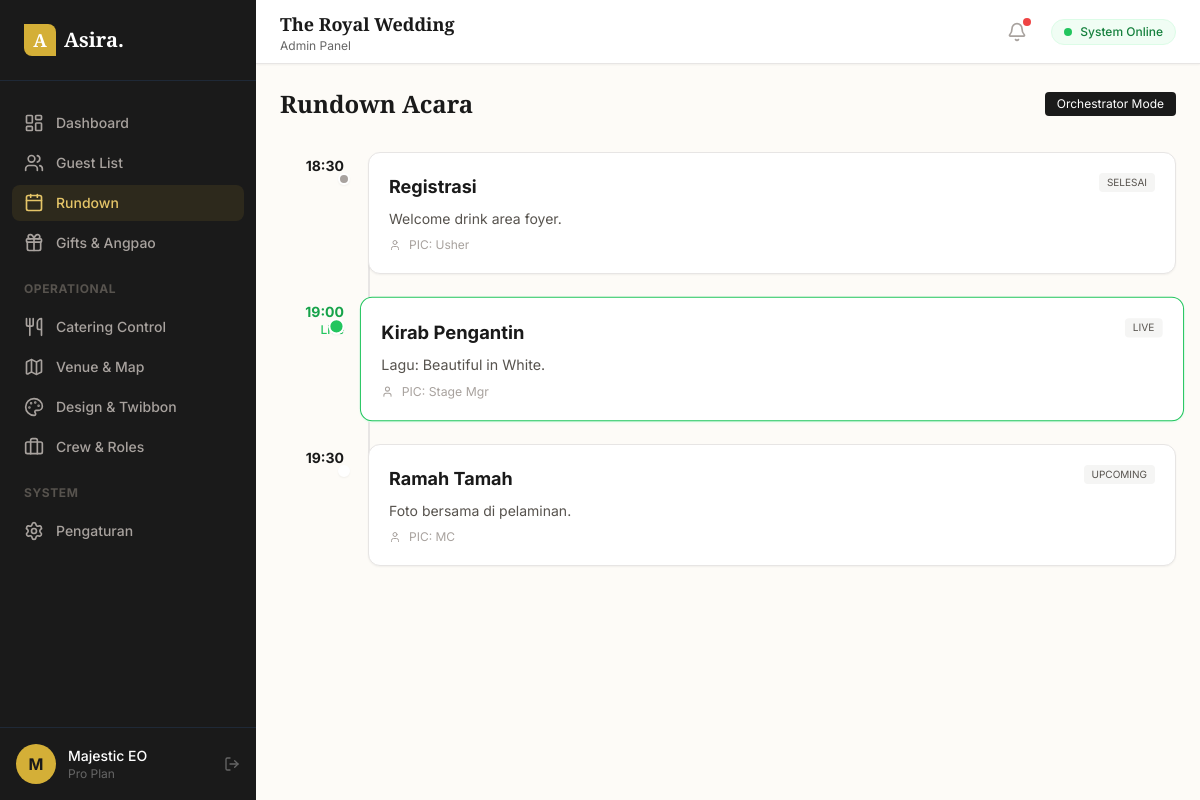
Screenshot of /rundown with the database file from the repository.
### app.py (models this page shows)
class Rundown(db.Model):
    id = db.Column(db.Integer, primary_key=True)
    waktu = db.Column(db.String(10))
    judul = db.Column(db.String(100))
    deskripsi = db.Column(db.Text)
    pic = db.Column(db.String(50))
    status = db.Column(db.String(20), default='Upcoming')

### app.py (the view)
@app.route('/rundown')
def rundown():
    if Rundown.query.count() == 0:
        db.session.add(Rundown(waktu="18:30", judul="Registrasi", deskripsi="Area Foyer", pic="Usher"))
        db.session.commit()
    return render_template('rundown.html', active_page='rundown', items=Rundown.query.order_by(Rundown.waktu).all())

### templates/rundown.html (shortened to what this page needs)
{% extends 'base.html' %}
{% block content %}
<div class="max-w-4xl mx-auto">
    <div class="flex justify-between items-center mb-8"><h2 class="text-2xl font-serif font-bold text-charcoal-900">Rundown Acara</h2><span class="px-3 py-1 bg-charcoal-900 text-white rounded text-xs">Orchestrator Mode</span></div>
    <div class="space-y-6 relative">
        {% for item in items %}
        <div class="flex gap-6">
            <div class="w-16 pt-1 text-right">
                <div class="text-sm font-bold {% if item.status=='Live' %}text-green-600{% else %}text-charcoal-900{% endif %}">{{ item.waktu }}</div>
                {% if item.status=='Live' %}<div class="text-xs text-green-500 font-medium animate-pulse">Live</div>{% endif %}
            </div>
            <div class="relative flex-1 p-5 rounded-xl border shadow-sm {% if item.status=='Live' %}bg-white border-green-500 shadow-green-100 scale-[1.02]{% else %}bg-white border-stone-200{% endif %}">
                <div class="absolute -left-[31px] top-5 w-3 h-3 rounded-full border-2 border-white shadow-sm {% if item.status=='Live' %}bg-green-500 w-4 h-4 -left-[32.5px] animate-pulse{% elif item.status=='Selesai' %}bg-stone-400{% else %}bg-white border-gold-500{% endif %}"></div>
                <div class="flex justify-between items-start mb-2"><h3 class="font-bold text-lg">{{ item.judul }}</h3><span class="px-2 py-0.5 text-[10px] uppercase rounded bg-stone-100 text-stone-600">{{ item.status }}</span></div>
                <p class="text-sm text-stone-600 mb-2">{{ item.deskripsi }}</p>
                <div class="flex items-center gap-2 text-xs text-stone-400"><i data-lucide="user" class="w-3 h-3"></i> PIC: {{ item.pic }}</div>
            </div>
        </div>
        {% endfor %}
    </div>
</div>
{% endblock %}

### rows the page displays
Rundown: waktu "18:30", judul "Registrasi", status "SELESAI", deskripsi "Welcome drink area foyer.", pic "Usher"
Rundown: waktu "19:00", shows "Live", judul "Kirab Pengantin", status "LIVE", deskripsi "Lagu: Beautiful in White.", pic "Stage Mgr"
Rundown: waktu "19:30", judul "Ramah Tamah", status "UPCOMING", deskripsi "Foto bersama di pelaminan.", pic "MC"

### other values shown
{{ txt }} "Dashboard Guest List Rundown Gifts & Angpao Catering Control Venue & Map Design & Twibbon Crew & Roles Pengaturan"
